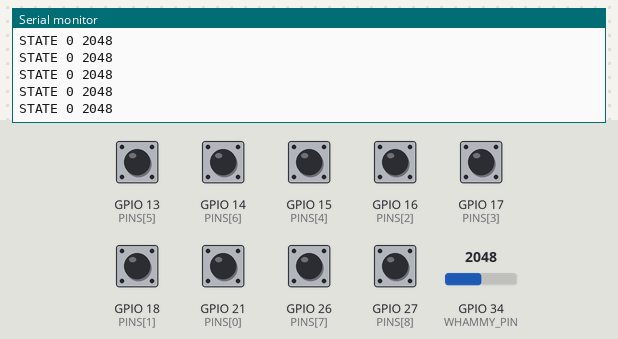
This sketch was run on a simulated ESP32. Shown: the last lines printed to the serial monitor. The inputs (shaded band) are chosen by the test bench; at power-on: GPIO 13 (PINS[5]), GPIO 14 (PINS[6]), GPIO 15 (PINS[4]), GPIO 16 (PINS[2]), GPIO 17 (PINS[3]), GPIO 18 (PINS[1]), GPIO 21 (PINS[0]), GPIO 26 (PINS[7]), GPIO 27 (PINS[8]) HIGH, GPIO 34 (WHAMMY_PIN) = 2048 (analog values on the 0–4095 scale).

Above: at 1.2 s.
1.3 s: GPIO 34 (WHAMMY_PIN) set to 2866
At 1.56 s:
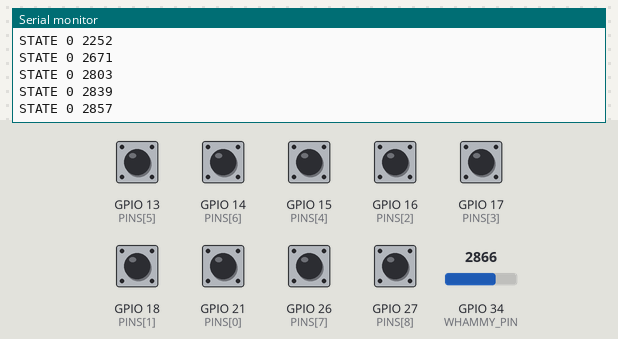
2.8 s: GPIO 13 (PINS[5]) pulled LOW for 0.15 s
At 2.94 s:
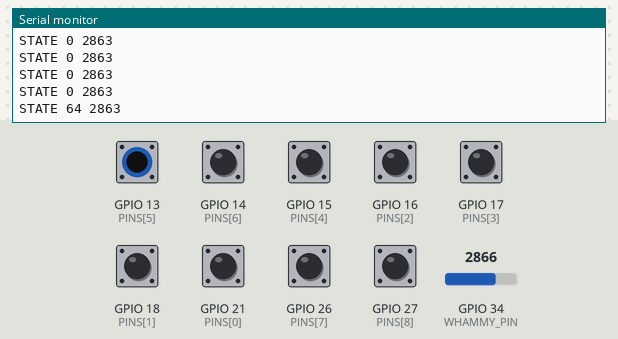
4.4 s: GPIO 14 (PINS[6]) pulled LOW for 0.15 s
At 4.54 s:
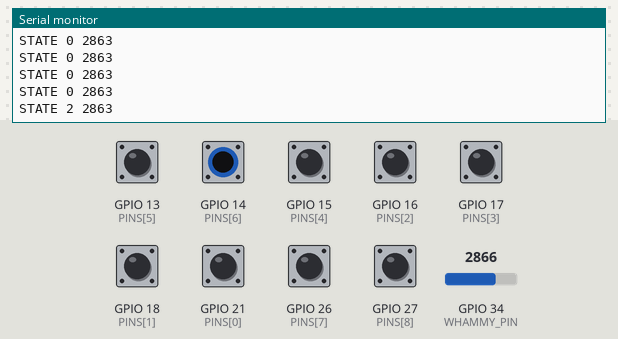
6.0 s: GPIO 15 (PINS[4]) pulled LOW for 0.15 s
At 6.14 s:
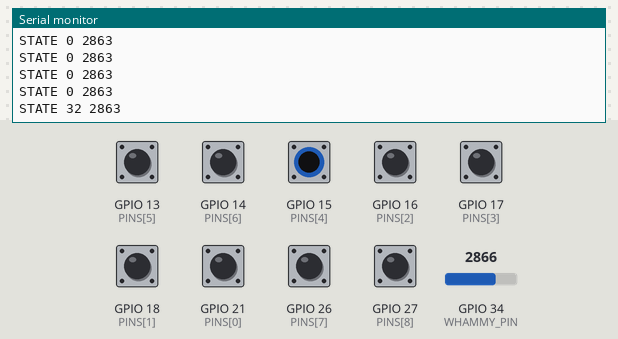
7.6 s: GPIO 16 (PINS[2]) pulled LOW for 0.15 s
At 7.74 s:
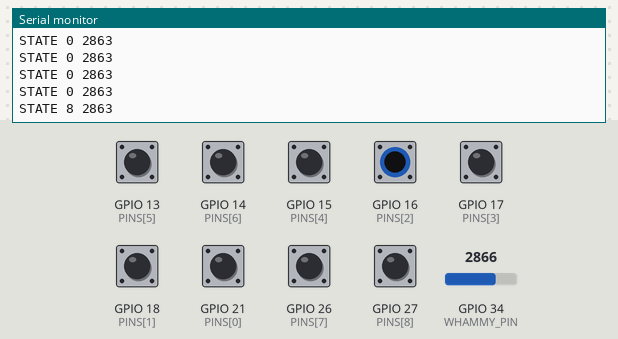
9.2 s: GPIO 17 (PINS[3]) pulled LOW for 0.15 s
At 9.34 s:
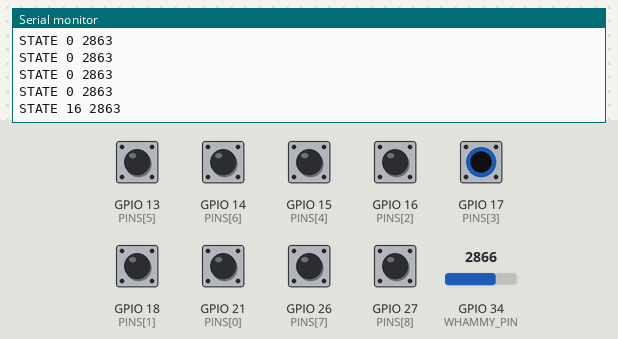
Timing chart, 0 to 11.8 s (numbered marks = the images above; inputs shaded):
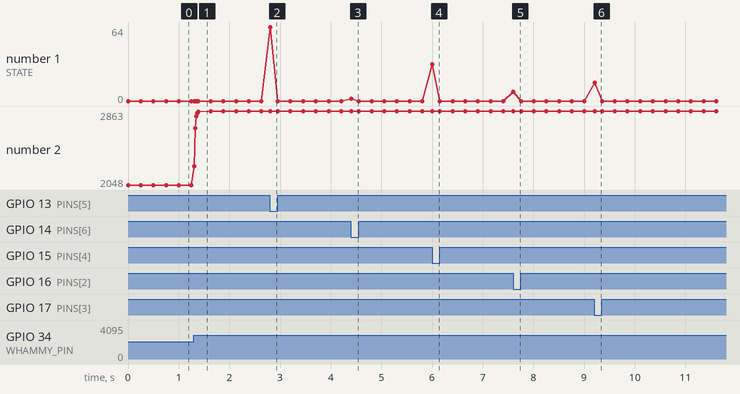

Measured:
- after the input at 1.3 s, the serial monitor: prints a new line at once (image 1)
- after the input at 2.8 s, the serial monitor: prints a new line at once (image 2)
- after the input at 4.4 s, the serial monitor: prints a new line at once (image 3)
- after the input at 6.0 s, the serial monitor: prints a new line at once (image 4)
- after the input at 7.6 s, the serial monitor: prints a new line at once (image 5)
- after the input at 9.2 s, the serial monitor: prints a new line at once (image 6)
- plotted number 2: 2048 → 2863 after the input at 1.3 s

The sketch:

primeiro_botao.ino
```cpp
// ESP32-WROOM-32: cinco switches NO para GND, na ordem verde a laranja.
// Mantenha Laranja solto ao ligar/reiniciar: GPIO15 é pino de configuração de boot.
constexpr uint8_t PINS[] = {21, 18, 16, 17, 15, 13, 14, 26, 27};
constexpr uint16_t BITS[] = {1, 4, 8, 16, 32, 64, 2, 128, 256};
constexpr uint8_t INPUT_COUNT = sizeof(PINS) / sizeof(PINS[0]);
constexpr uint32_t DEBOUNCE_MS = 5;
constexpr uint8_t WHAMMY_PIN = 34;
uint16_t whammy, reportedWhammy;
uint32_t lastSample;
bool candidate[INPUT_COUNT];
bool stable[INPUT_COUNT];
uint32_t changedAt[INPUT_COUNT];
uint32_t lastReport;

void report() {
  // Frets: 1/4/8/16/32. Canais extras ainda sem função: D13=64, D14=2, D26=128, D27=256.
  uint16_t mask = 0;
  for (uint8_t i = 0; i < INPUT_COUNT; ++i)
    if (stable[i] == LOW) mask |= BITS[i];
  Serial.print("STATE ");
  Serial.print(mask);
  Serial.print(" ");
  Serial.println(whammy);
  reportedWhammy = whammy;
}

void setup() {
  for (uint8_t i = 0; i < INPUT_COUNT; ++i) {
    pinMode(PINS[i], INPUT_PULLUP);
    candidate[i] = stable[i] = digitalRead(PINS[i]);
    changedAt[i] = millis();
  }
  analogReadResolution(12);
  analogSetPinAttenuation(WHAMMY_PIN, ADC_11db);
  whammy = analogRead(WHAMMY_PIN);
  lastSample = millis();
  Serial.begin(115200);
  Serial.println("GUITARHERO CHANNELS v10 FRETS21,18,16,17,15 AUX13,14,26,27 ADC34");
  report();
  lastReport = millis();
}

void loop() {
  const uint32_t now = millis();
  bool changed = false;
  for (uint8_t i = 0; i < INPUT_COUNT; ++i) {
    const bool level = digitalRead(PINS[i]);
    if (level != candidate[i]) {
      candidate[i] = level;
      changedAt[i] = now;
    }
    if (candidate[i] != stable[i] && uint32_t(now - changedAt[i]) >= DEBOUNCE_MS) {
      stable[i] = candidate[i];
      changed = true;
    }
  }
  if (uint32_t(now - lastSample) >= 5) {
    whammy = (3 * uint32_t(whammy) + analogRead(WHAMMY_PIN)) / 4;
    lastSample = now;
  }
  const bool analogChanged = abs(int(whammy) - int(reportedWhammy)) >= 12;
  if (changed || (analogChanged && uint32_t(now - lastReport) >= 20) || uint32_t(now - lastReport) >= 250) {
    report();
    lastReport = now;
  }
  delay(1);
}
```
